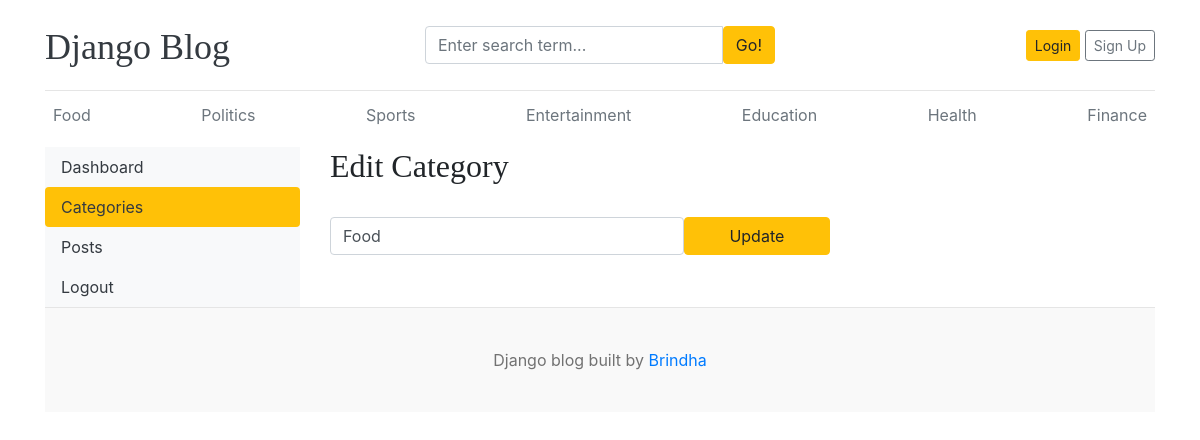
/dashboard/categories/edit/1, run on the app's committed database.
### blogs/models.py (models this page shows, shortened)
class Category(models.Model):
    category_name = models.CharField(max_length=50, unique = True)
    created_at = models.DateTimeField(auto_now_add=True)
    updated_at = models.DateTimeField(auto_now=True)
    class Meta:
        verbose_name_plural = 'categories'

### dashboard/views.py (the view)
# urls.py: path('categories/edit/<int:pk>', views.edit_category, name='edit_category'),
def edit_category(request, pk):
    category = get_object_or_404(Category, pk=pk)
    if request.method == 'POST':
        new_cat = request.POST['category_name']
        category.category_name = new_cat
        category.save()
        return redirect('categories')
    context ={
        'category': category
    }
    return render(request, 'dashboard/edit_category.html', context)

### blogs/context_processors.py (called while the page is built)
def get_categories(request):
    categories = Category.objects.all()
    return dict(categories=categories)

def get_links(request):
    social_links = SocialLinks.objects.all()
    return dict(social_links=social_links)

### templates/dashboard/edit_category.html (shortened to what this page needs)
{% extends 'base.html' %}
{% block content %}
<div class="row">
    {% include 'dashboard/sidebar.html' %}
    <div class="col-md-9">
        <h2>Edit Category</h2>
        <br>
        <form action="{% url 'edit_category' category.pk %}" method="POST" style="width: 500px;">
            <div class="form-group">
                <span style="display: flex;">
                    <input type="text" name="category_name" class="form-control" placeholder="Edit Category" value="{{ category.category_name }}">
                    <button type="submit" class="btn btn-warning" style="width: 200px;">Update</button>
                </span>
            </div>
        </form>
        <br>
    </div>
</div>
{% endblock %}

### templates/base.html (shortened to what this page needs)
{% load static %}
<!DOCTYPE html>
<html lang="en">
<head>
    <link href="https://getbootstrap.com/docs/4.0/dist/css/bootstrap.min.css" rel="stylesheet">
    <link href="{% static 'css/blog.css' %}" rel="stylesheet">
    <link rel="stylesheet" href="https://cdnjs.cloudflare.com/ajax/libs/font-awesome/4.7.0/css/font-awesome.min.css">
  </head>
<body>
    <div class="container">
      <header class="blog-header py-3">
        <div class="row flex-nowrap justify-content-between align-items-center">
          <div class="col-4 pt-1">
            <a class="blog-header-logo text-dark" href="/">Django Blog</a>
          </div>
          <div class="col-4">
            <form action="{% url 'search' %}" method="GET">
              <div class="input-group">
                  <input class="form-control" type="text" name="keyword" placeholder="Enter search term..." aria-label="Enter search term..." aria-describedby="button-search" />
                  <button type="submit" class="btn btn-warning" id="button-search" type="button">Go!</button>
              </div>
            </form>
          </div>
          <div class="col-4 d-flex justify-content-end align-items-center">
            {% if user.is_authenticated %}
              <span><a href="{% url 'dashboard' %}">{{ user }}, Dashboard</a></span>
              &emsp;
              <span><a href="{% url 'logout' %}">Logout</a></span>
            {% else %}
            <a class="btn btn-sm btn-warning" href="{% url 'login'%}">Login</a> &nbsp;
            <a class="btn btn-sm btn-outline-secondary" href="{% url 'register' %}">Sign Up</a>
            {% endif %}
          </div>
        </div>
      </header>
      <div class="nav-scroller py-1 mb-2">
        <nav class="nav d-flex justify-content-between">
          {% for category in categories %}
          <a class="p-2 text-muted" href="{% url 'post_by_category' category.id %}">{{ category.category_name }}</a>
          {% endfor %}
        </nav>
      </div>
{% block content%}
{% endblock %}
<footer class="blog-footer">
  <p>Django blog built by <a href="#">Brindha</a></p>
</footer>
</body>
</html>

### blog_app/static/css/blog.css (style rules this page uses)
.blog-header { border-bottom: 1px solid #e5e5e5; }
.blog-header-logo { font-family: "Playfair Display", Georgia, "Times New Roman", serif; font-size: 2.25rem; }
h1, h2, h3, h4, h5, h6 { font-family: "Playfair Display", Georgia, "Times New Roman", serif; }
.blog-footer { padding: 2.5rem 0; color: #727272; text-align: center; background-color: #f9f9f9; border-top: .05rem solid #e5e5e5; }
.blog-footer p:last-child { margin-bottom: 0; }

### data on the page
Category: category_name "Food"
Category: category_name "Politics"
Category: category_name "Sports"
Category: category_name "Entertainment"
Category: category_name "Education"
Category: category_name "Health"
Category: category_name "Finance"
